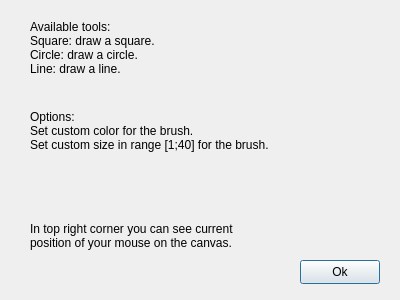
<?xml version="1.0" encoding="UTF-8"?>
<ui version="4.0">
 <class>DialogHelp</class>
 <widget class="QDialog" name="DialogHelp">
  <property name="geometry">
   <rect>
    <x>0</x>
    <y>0</y>
    <width>400</width>
    <height>300</height>
   </rect>
  </property>
  <property name="windowTitle">
   <string>Dialog</string>
  </property>
  <widget class="QPushButton" name="pushButton">
   <property name="geometry">
    <rect>
     <x>300</x>
     <y>260</y>
     <width>80</width>
     <height>24</height>
    </rect>
   </property>
   <property name="text">
    <string>Ok</string>
   </property>
  </widget>
  <widget class="QLabel" name="label">
   <property name="geometry">
    <rect>
     <x>30</x>
     <y>20</y>
     <width>251</width>
     <height>61</height>
    </rect>
   </property>
   <property name="text">
    <string>Available tools:
Square: draw a square.
Circle: draw a circle.
Line: draw a line.
</string>
   </property>
   <property name="alignment">
    <set>Qt::AlignLeading|Qt::AlignLeft|Qt::AlignTop</set>
   </property>
  </widget>
  <widget class="QLabel" name="label_2">
   <property name="geometry">
    <rect>
     <x>30</x>
     <y>200</y>
     <width>211</width>
     <height>71</height>
    </rect>
   </property>
   <property name="text">
    <string>In top right corner you can see current
position of your mouse on the canvas.</string>
   </property>
  </widget>
  <widget class="QLabel" name="label_3">
   <property name="geometry">
    <rect>
     <x>30</x>
     <y>110</y>
     <width>291</width>
     <height>81</height>
    </rect>
   </property>
   <property name="text">
    <string>Options:
Set custom color for the brush.
Set custom size in range [1;40] for the brush.</string>
   </property>
   <property name="alignment">
    <set>Qt::AlignLeading|Qt::AlignLeft|Qt::AlignTop</set>
   </property>
  </widget>
 </widget>
 <resources/>
 <connections/>
</ui>
